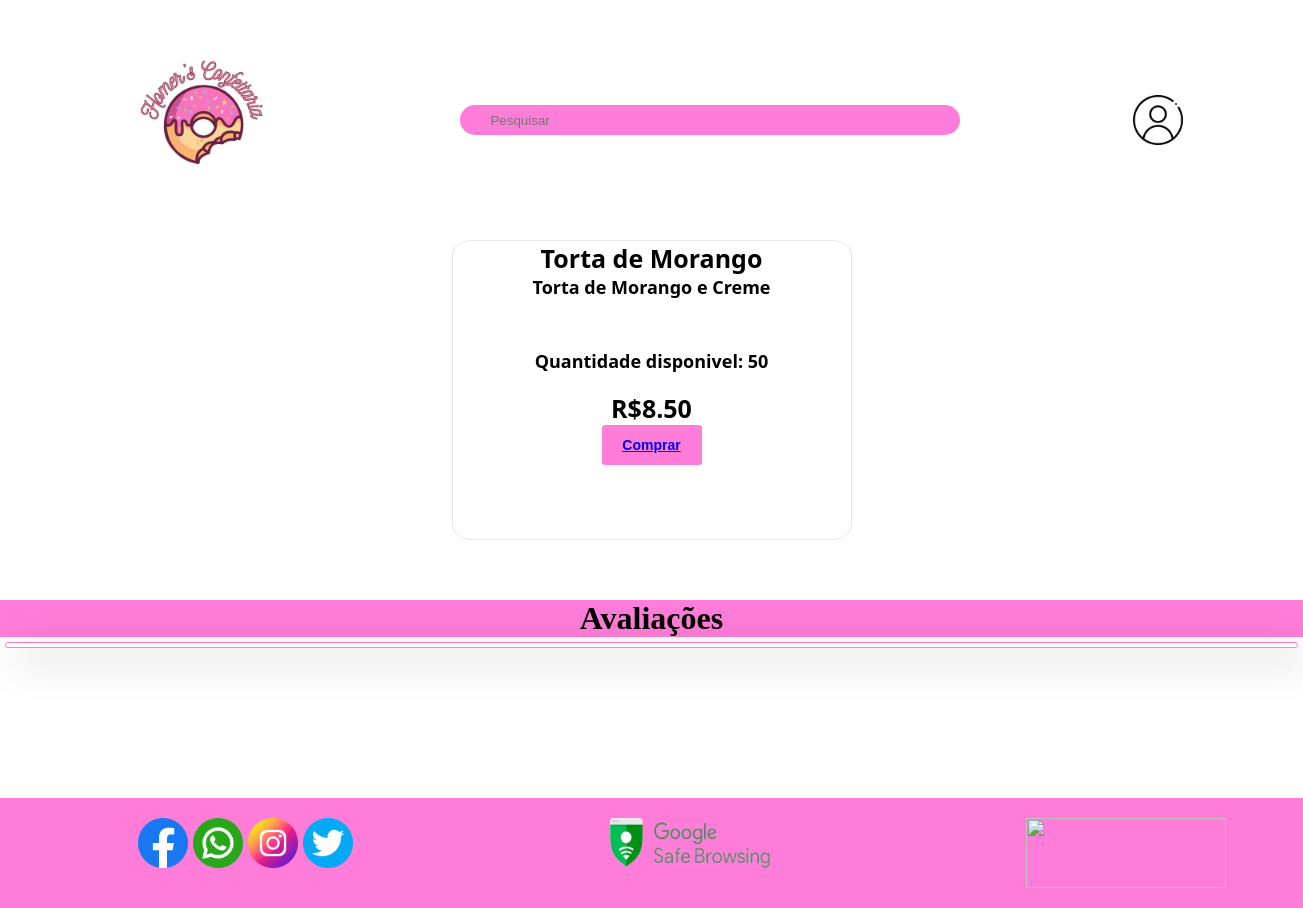
The page /descricao_produto.php?id=6 on the database its author committed.
### tables this page shows
create table if not exists `Produto` (
    `idProduto` int not null auto_increment,
    `nomeProd` varchar(50) not null,
    `descricaoProd` varchar(200) not null,
    `preco` decimal(8,2) not null,
    `estoque` int not null,
    `idUsuario` int not null,
    primary key(`idProduto`),
	foreign key(`idUsuario`)
	references `Usuario` (`idUsuario`)
);

### html/descricao_produto.php (the view, shortened to what this page needs)
<!DOCTYPE html>
<html lang="en">
<head>
    <link rel="stylesheet"  href="../css/descricao_produto.css" />
    <?php require "header.php"?>
</head>
<body>
    <div id="conteudo-produto">
        <?php
            $idProduto = $_GET["id"];
            require "../site_php/conexao.php";
            $comando = "select * from Produto where idProduto=$idProduto";
            $resultado = mysqli_query($conexao, $comando);
                while($linha = mysqli_fetch_assoc($resultado)){
                    echo "<div class='slideshow-container'>";
                    echo "<a class='prev' onclick='plusSlides(-1)'>❮</a>
                          <a class='next' onclick='plusSlides(1)'>❯</a>";
                    echo "</div>";
                    echo "<div class='info-produto'><div class='nomedesc'><p class='fonte-produto'><strong>" . $linha["nomeProd"] . "<strong></p>";
                    echo "<p class='fonte-produto2'>" . $linha["descricaoProd"] . "</p></div>";
                    echo "<div class='preco'><p class='fonte-produto2'>Quantidade disponivel: " . $linha["estoque"] . "</p><br>";
                    echo "<p class='fonte-produto'>R$" . $linha["preco"] . "</p>";
                    if(isset($_SESSION["usuario"])){
                        echo "<button type='submit' class='btn'><a href='../site_php/adicionar_carrinho.php?idProduto=" . $idProduto . "&idUsuario=" . $idUsuario . "'>Comprar</a></button>";
                    }else{
                        echo "<button type='submit' class='btn'><a href='login_usuario'>Comprar</a></button>";
                    }
                    echo "</div></div>";
                }
        ?>
    </div>
    <div>
        <div class=titulo_avaliacao>
            <div>
                <h1>Avaliações</h1>
            </div>
        </div>
        <div class="comentar">
    </div>
    <?php require "footer.php"?>
</body>
</html>

### css/descricao_produto.css (style rules this page uses)
* { margin:0; padding:0; box-sizing: border-box; }
body { margin: 0; }
.slideshow-container { max-width: 1000px; position: relative; }
.prev, .next { cursor: pointer; position: absolute; top: 50%; width: auto; padding: 16px; margin-top: -22px; color: white; font-weight: bold; font-size: 18px; transition: 0.6s ease; border-radius: 0 3px 3px 0; user-select: none; }
.next { right: 0; border-radius: 3px 0 0 3px; }
#conteudo-produto { display: flex; flex-wrap: wrap; margin-bottom: 60px; align-items: center; justify-content: center; gap: 50px; }
.info-produto { border: 1.5px solid #a7a3a346; flex-wrap: wrap; display: flex; flex-direction: column; height: 300px; width: 400px; gap: 50px; text-align: center; border-radius: 5%; }
.fonte-produto { font-family: 'Segoe UI', Tahoma, Geneva, Verdana, sans-serif; font-size: 25px; }
.fonte-produto2 { font-family: 'Segoe UI', Tahoma, Geneva, Verdana, sans-serif; font-size: 18px; }
.preco { text-align: center; }
.btn { background-color: #ff7dd8; color: #fff; font-size: 14px; font-weight: 600; border: none !important; transition: all linear 160ms; cursor: pointer; margin: 0 !important; height: 40px; width: 100px; border-radius: 5%; }
.titulo_avaliacao { display: flex; justify-content: center; background: #ff7dd8; }
.comentar { margin: 5px; border-radius: 7px; padding: 2px; box-shadow: 10px 10px 40px rgba(0, 0, 0, 0.4); border: 1.5px solid #ff7dd8; }

### css/header.css (style rules this page uses)
* { margin:0; padding:0; box-sizing: border-box; }
html { height: 100%; min-height: 100%; }
body { display: flex; flex-direction: column; min-height: 100%; }

### css/footer.css (style rules this page uses)
* { margin:0; padding:0; box-sizing: border-box; }

### rows shown on the page
produto: nomeProd "Torta de Morango", estoque "50", preco "8.50"
